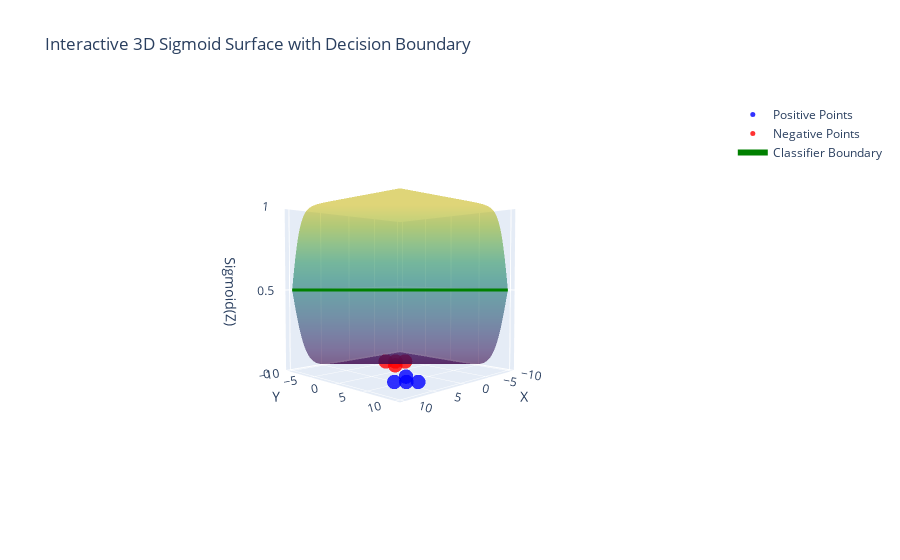

The code cell stored with this chart in its notebook:
### Code cell
import numpy as np
import plotly.graph_objects as go

# Define sigmoid function
def sigmoid(z):
    return 1 / (1 + np.exp(-z))

# define positive and negative data points
positive_points = np.array([[2, 3], [4, 5], [3, 6], [5, 4]])
negative_points = np.array([[-2, -3], [-4, -5], [-3, -6], [-5, -4]])

# Create a grid of 'x' and 'y' values
x = np.linspace(-10, 10, 100)
y = np.linspace(-10, 10, 100)
X, Y = np.meshgrid(x, y)

# Define weights and bias
w1, w2, b = 1, 1, 0

# Compute Z = w1*x + w2*y + b
Z = w1 * X + w2 * Y + b

# Apply sigmoid
S = sigmoid(Z)

# ✅ Compute boundary line (decision boundary)
boundary_x = np.linspace(-10, 10, 100)
boundary_y = -(w1 * boundary_x + b) / w2

# Positive points
positive_trace = go.Scatter3d(
    x=positive_points[:, 0],
    y=positive_points[:, 1],
    z=np.full(positive_points.shape[0], 0),
    mode='markers',
    marker=dict(size=5, color='blue', opacity=0.8),
    name='Positive Points'
)

# Negative points
negative_trace = go.Scatter3d(
    x=negative_points[:, 0],
    y=negative_points[:, 1],
    z=np.full(negative_points.shape[0], 0),
    mode='markers',
    marker=dict(size=5, color='red', opacity=0.8),
    name='Negative Points'
)

# Sigmoid surface
sigmoid_surface = go.Surface(
    x=X, 
    y=Y,
    z=S,
    opacity=0.6,
    colorscale='Viridis',
    showscale=False,
    name='Sigmoid Surface'
)

# ✅ Classifier boundary
boundary_trace = go.Scatter3d(
    x=boundary_x,
    y=boundary_y,
    z=np.full_like(boundary_x, 0.5),
    mode='lines',
    line=dict(color='green', width=6),
    name='Classifier Boundary'
)

# Combine all traces
fig = go.Figure(data=[positive_trace, negative_trace, sigmoid_surface, boundary_trace])

# Layout
fig.update_layout(
    scene=dict(
        xaxis_title='X',
        yaxis_title='Y',
        zaxis_title='Sigmoid(Z)',
        zaxis=dict(nticks=4, range=[0, 1]),
        camera=dict(up=dict(x=0, y=0, z=1), eye=dict(x=2, y=2, z=0.1))
    ),
    title='Interactive 3D Sigmoid Surface with Decision Boundary'
)

fig.show()

### Figure 1 — Plotly figure (JSON) as saved in the notebook; plotly's stock layout.template omitted (floating-point values rounded to 4 significant figures; data arrays with more than 128 entries replaced by an {"elided": "..."} marker saying what was removed)
{"data": [{"marker": {"color": "blue", "opacity": 0.8, "size": 5}, "mode": "markers", "name": "Positive Points", "type": "scatter3d", "x": [2, 4, 3, 5], "y": [3, 5, 6, 4], "z": [0, 0, 0, 0]}, {"marker": {"color": "red", "opacity": 0.8, "size": 5}, "mode": "markers", "name": "Negative Points", "type": "scatter3d", "x": [-2, -4, -3, -5], "y": [-3, -5, -6, -4], "z": [0, 0, 0, 0]}, {"colorscale": [[0, "#440154"], [0.1111, "#482878"], [0.2222, "#3e4989"], [0.3333, "#31688e"], [0.4444, "#26828e"], [0.5556, "#1f9e89"], [0.6667, "#35b779"], [0.7778, "#6ece58"], [0.8889, "#b5de2b"], [1, "#fde725"]], "name": "Sigmoid Surface", "opacity": 0.6, "showscale": false, "type": "surface", "x": {"elided": "100x100 float values"}, "y": {"elided": "100x100 float values"}, "z": {"elided": "100x100 float values"}}, {"line": {"color": "green", "width": 6}, "mode": "lines", "name": "Classifier Boundary", "type": "scatter3d", "x": [-10.0, -9.798, -9.596, -9.394, -9.192, -8.99, -8.788, -8.586, -8.384, -8.182, -7.98, -7.778, -7.576, -7.374, -7.172, -6.97, -6.768, -6.566, -6.364, -6.162, -5.96, -5.758, -5.556, -5.354, -5.152, -4.949, -4.747, -4.545, -4.343, -4.141, -3.939, -3.737, -3.535, -3.333, -3.131, -2.929, -2.727, -2.525, -2.323, -2.121, -1.919, -1.717, -1.515, -1.313, -1.111, -0.9091, -0.7071, -0.5051, -0.303, -0.101, 0.101, 0.303, 0.5051, 0.7071, 0.9091, 1.111, 1.313, 1.515, 1.717, 1.919, 2.121, 2.323, 2.525, 2.727, 2.929, 3.131, 3.333, 3.535, 3.737, 3.939, 4.141, 4.343, 4.545, 4.747, 4.949, 5.152, 5.354, 5.556, 5.758, 5.96, 6.162, 6.364, 6.566, 6.768, 6.97, 7.172, 7.374, 7.576, 7.778, 7.98, 8.182, 8.384, 8.586, 8.788, 8.99, 9.192, 9.394, 9.596, 9.798, 10.0], "y": [10.0, 9.798, 9.596, 9.394, 9.192, 8.99, 8.788, 8.586, 8.384, 8.182, 7.98, 7.778, 7.576, 7.374, 7.172, 6.97, 6.768, 6.566, 6.364, 6.162, 5.96, 5.758, 5.556, 5.354, 5.152, 4.949, 4.747, 4.545, 4.343, 4.141, 3.939, 3.737, 3.535, 3.333, 3.131, 2.929, 2.727, 2.525, 2.323, 2.121, 1.919, 1.717, 1.515, 1.313, 1.111, 0.9091, 0.7071, 0.5051, 0.303, 0.101, -0.101, -0.303, -0.5051, -0.7071, -0.9091, -1.111, -1.313, -1.515, -1.717, -1.919, -2.121, -2.323, -2.525, -2.727, -2.929, -3.131, -3.333, -3.535, -3.737, -3.939, -4.141, -4.343, -4.545, -4.747, -4.949, -5.152, -5.354, -5.556, -5.758, -5.96, -6.162, -6.364, -6.566, -6.768, -6.97, -7.172, -7.374, -7.576, -7.778, -7.98, -8.182, -8.384, -8.586, -8.788, -8.99, -9.192, -9.394, -9.596, -9.798, -10.0], "z": [0.5, 0.5, 0.5, 0.5, 0.5, 0.5, 0.5, 0.5, 0.5, 0.5, 0.5, 0.5, 0.5, 0.5, 0.5, 0.5, 0.5, 0.5, 0.5, 0.5, 0.5, 0.5, 0.5, 0.5, 0.5, 0.5, 0.5, 0.5, 0.5, 0.5, 0.5, 0.5, 0.5, 0.5, 0.5, 0.5, 0.5, 0.5, 0.5, 0.5, 0.5, 0.5, 0.5, 0.5, 0.5, 0.5, 0.5, 0.5, 0.5, 0.5, 0.5, 0.5, 0.5, 0.5, 0.5, 0.5, 0.5, 0.5, 0.5, 0.5, 0.5, 0.5, 0.5, 0.5, 0.5, 0.5, 0.5, 0.5, 0.5, 0.5, 0.5, 0.5, 0.5, 0.5, 0.5, 0.5, 0.5, 0.5, 0.5, 0.5, 0.5, 0.5, 0.5, 0.5, 0.5, 0.5, 0.5, 0.5, 0.5, 0.5, 0.5, 0.5, 0.5, 0.5, 0.5, 0.5, 0.5, 0.5, 0.5, 0.5]}], "layout": {"scene": {"camera": {"eye": {"x": 2, "y": 2, "z": 0.1}, "up": {"x": 0, "y": 0, "z": 1}}, "xaxis": {"title": {"text": "X"}}, "yaxis": {"title": {"text": "Y"}}, "zaxis": {"nticks": 4, "range": [0, 1], "title": {"text": "Sigmoid(Z)"}}}, "title": {"text": "Interactive 3D Sigmoid Surface with Decision Boundary"}}}
